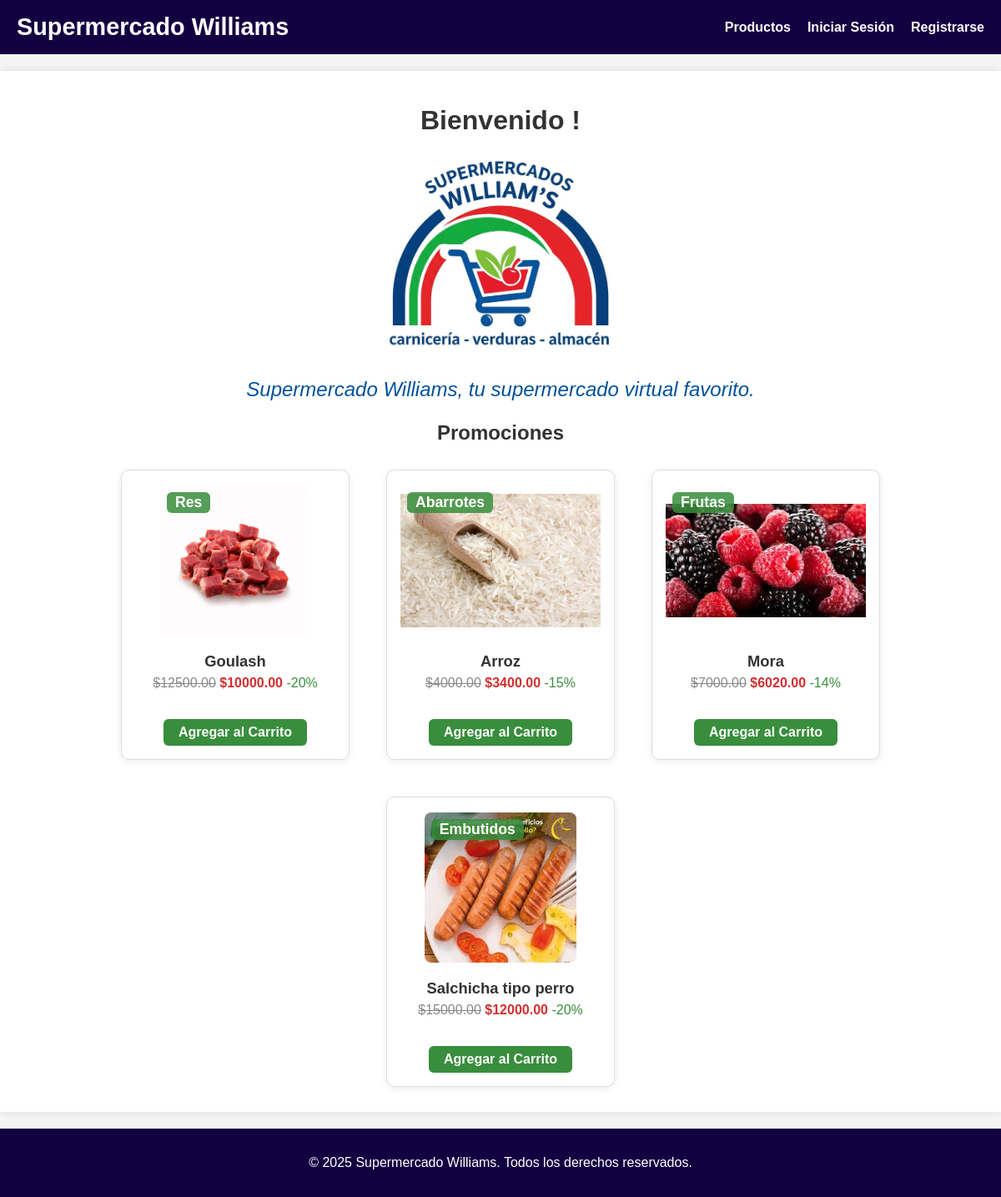
/index, run on the app's committed database.
### models.py (models this page shows, shortened)
class Product(db.Model):
    id = db.Column(db.Integer, primary_key=True)
    secction = db.Column(db.String(64), nullable=False, default="Res")
    name = db.Column(db.String(128), nullable=False)
    description = db.Column(db.Text)
    price = db.Column(db.Float, nullable=False)
    stock = db.Column(db.Integer, nullable=False, default=0)
    image_url = db.Column(db.String(256))

class Promotion(db.Model):
    id = db.Column(db.Integer, primary_key=True)
    product_id = db.Column(db.Integer, db.ForeignKey('product.id'), nullable=False, unique=True)
    discount = db.Column(db.Float, nullable=False)
    price = db.Column(db.Float, nullable=False)
    price_discounted = db.Column(db.Float, nullable=False)
    product = db.relationship('Product', backref='promotion')

### routes.py (the view)
@app.route('/')
@app.route('/index')
def index():
    from models import Promotion, Product
    promociones = Promotion.query.all()
    if promociones:
        productos = []
        for promo in promociones:
            producto = Product.query.get(promo.product_id)
            if producto:
                productos.append({
                    'id': producto.id,
                    'nombre': producto.name,
                    'precio': promo.price,
                    'precio_descuento': promo.price_discounted,
                    'descuento': promo.discount,
                    'imagen': producto.image_url,
                    'seccion': getattr(producto, 'secction', None)
                })
        mostrar_promos = True
    else:
        productos = Product.query.all()
        mostrar_promos = False
    form = AddToCartForm()
    return render_template('index.html', title='Home', productos=productos, form=form, mostrar_promos=mostrar_promos)

### templates/index.html (shortened to what this page needs)
{% extends "base.html" %}
{% block content %}
    <link rel="stylesheet" href="{{ url_for('static', filename='css/index.css') }}">
    <h1 style="text-align: center;">Bienvenido {{ current_user.username }}!</h1>
    <div style="margin-bottom: 10px; text-align: center;">
        <img src="{{ url_for('static', filename='imgs/Logo.jpeg') }}" alt="Logo Supermercado Williams" style="height: 240px; border-radius: 8px; display: inline-block;">
    </div>
    <div style="text-align: center;">
        <p class="bienvenida-super">Supermercado Williams, tu supermercado virtual favorito.</p>
    </div>
    {% if mostrar_promos %}
    <h2 style="text-align: center;">Promociones</h2>
    <div class="product-list">
        {% for product in productos %}
            <div class="product-card">
                {% if product.seccion %}
                    <div style="position: relative;">
                        <div class="promo-label">{{ product.seccion }}</div>
                        {% if product.imagen %}
                            <img src="{{ url_for('static', filename='imgs/' + product.imagen) }}" alt="{{ product.nombre }}">
                        {% else %}
                            <img src="{{ url_for('static', filename='images/default_product.png') }}" alt="{{ product.nombre }}">
                        {% endif %}
                    </div>
                {% else %}
                    {% if product.imagen %}
                        <img src="{{ url_for('static', filename='imgs/' + product.imagen) }}" alt="{{ product.nombre }}">
                    {% else %}
                        <img src="{{ url_for('static', filename='images/default_product.png') }}" alt="{{ product.nombre }}">
                    {% endif %}
                {% endif %}
                <h3>{{ product.nombre }}</h3>
                <p>
                    <span class="old-price">${{ '%.2f'|format(product.precio) }}</span>
                    <span class="discount-price">${{ '%.2f'|format(product.precio_descuento) }}</span>
                    <span class="discount-label">-{{ product.descuento|int }}%</span>
                </p>
                <form action="{{ url_for('product_detail', product_id=product.id) }}" method="post">
                    <button type="submit">Agregar al Carrito</button>
                </form>
            </div>
        {% endfor %}
    </div>
    {% endif %}
{% endblock %}

### static/css/style.css (style rules this page uses)
body { font-family: Arial, sans-serif; margin: 0; padding: 0; background-color: #f4f4f4; color: #333333; }
form { margin-top: 20px; }
.product-list { display: grid; grid-template-columns: repeat(auto-fill, minmax(250px, 1fr)); gap: 20px; margin-top: 20px; }
.product-card { border: 1px solid #ddd; padding: 15px; text-align: center; background-color: #fff; border-radius: 5px; box-shadow: 0 2px 5px rgba(0,0,0,0.05); }
.product-card img { max-width: 100%; height: 180px; object-fit: contain; margin-bottom: 10px; }
.product-card p { margin: 5px 0; }

### static/css/index.css (style rules this page uses)
.bienvenida-super { font-size: 1.5em; color: #005299; font-style: italic; }
.product-list { display: flex; flex-wrap: wrap; gap: 24px; justify-content: center; }
.product-card { background: #fff; border-radius: 10px; box-shadow: 0 2px 8px rgba(0,0,0,0.08); padding: 18px 16px 16px 16px; margin: 10px; width: 240px; display: flex; flex-direction: column; align-items: center; transition: box-shadow 0.2s; }
.product-card img { width: 100%; display: block; border-radius: 8px; margin-bottom: 10px; }
.product-card h3 { margin: 10px 0 6px 0; font-size: 1.15em; text-align: center; }
.product-card p { margin: 0 0 8px 0; font-size: 1em; text-align: center; }
.product-card form { width: 100%; display: flex; flex-direction: column; align-items: center; }
.product-card button { background: #388e3c; color: #fff; border: none; border-radius: 6px; padding: 7px 18px; font-size: 1em; font-weight: bold; cursor: pointer; margin-top: 6px; transition: background 0.2s; }
.product-card .promo-label { position: absolute; top: 8px; left: 8px; background: rgba(56,142,60,0.85); color: #fff; padding: 2px 10px; border-radius: 6px; font-weight: bold; z-index: 2; font-size: 1.1em; }
.product-card .old-price { text-decoration: line-through; color: #888; }
.product-card .discount-price { color: #d32f2f; font-weight: bold; }
.product-card .discount-label { color: #388e3c; }

### data on the page
Product: seccion "Res", image_url (picture), nombre "Goulash"
Promotion: precio "12500.00", precio_descuento "10000.00", descuento "20"
Product: seccion "Abarrotes", image_url (picture), nombre "Arroz"
Promotion: precio "4000.00", precio_descuento "3400.00", descuento "15"
Product: seccion "Frutas", image_url (picture), nombre "Mora"
Promotion: precio "7000.00", precio_descuento "6020.00", descuento "14"
Product: seccion "Embutidos", image_url (picture), nombre "Salchicha tipo perro"
Promotion: precio "15000.00", precio_descuento "12000.00", descuento "20"
